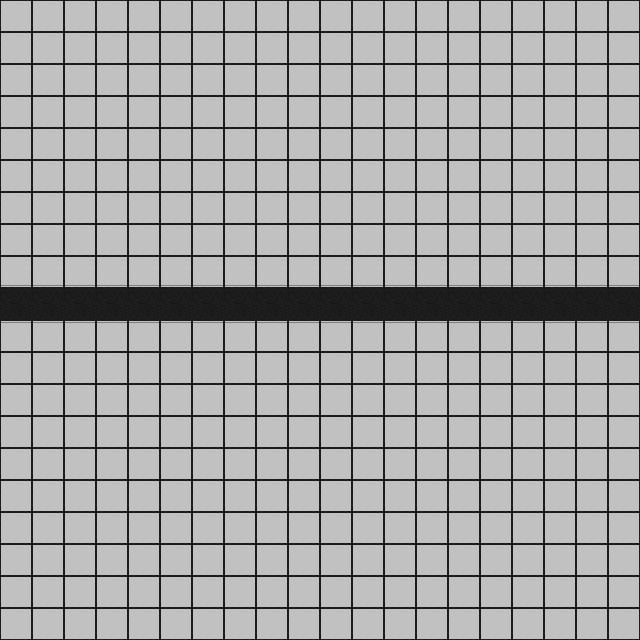

The image is a tile-based game level rendered from a .tmx file. Its description and complete source (layers, tilesets, objects, tile grids) follow:
An orthogonal 20x20 tile map with 32x32 px tiles, 1 tile layer (Tile Layer 1) and 1 object (car).

<map version="1.10" tiledversion="1.10.2" orientation="orthogonal" renderorder="right-down" width="20" height="20" tilewidth="32" tileheight="32" infinite="0" nextlayerid="3" nextobjectid="3">
 <tileset firstgid="1" source="str.tsx" />
 <layer id="1" name="Tile Layer 1" width="20" height="20">
  <data encoding="csv">
49,49,49,49,49,49,49,49,49,49,49,49,49,49,49,49,49,49,49,49,
49,49,49,49,49,49,49,49,49,49,49,49,49,49,49,49,49,49,49,49,
49,49,49,49,49,49,49,49,49,49,49,49,49,49,49,49,49,49,49,49,
49,49,49,49,49,49,49,49,49,49,49,49,49,49,49,49,49,49,49,49,
49,49,49,49,49,49,49,49,49,49,49,49,49,49,49,49,49,49,49,49,
49,49,49,49,49,49,49,49,49,49,49,49,49,49,49,49,49,49,49,49,
49,49,49,49,49,49,49,49,49,49,49,49,49,49,49,49,49,49,49,49,
49,49,49,49,49,49,49,49,49,49,49,49,49,49,49,49,49,49,49,49,
8,8,8,8,8,8,8,8,8,8,8,8,8,8,8,8,8,8,8,8,
25,25,25,25,25,25,25,25,25,25,25,25,25,25,25,25,25,25,25,25,
36,36,36,36,36,36,36,36,36,36,36,36,36,36,36,36,36,36,36,36,
49,49,49,49,49,49,49,49,49,49,49,49,49,49,49,49,49,49,49,49,
49,49,49,49,49,49,49,49,49,49,49,49,49,49,49,49,49,49,49,49,
49,49,49,49,49,49,49,49,49,49,49,49,49,49,49,49,49,49,49,49,
49,49,49,49,49,49,49,49,49,49,49,49,49,49,49,49,49,49,49,49,
49,49,49,49,49,49,49,49,49,49,49,49,49,49,49,49,49,49,49,49,
49,49,49,49,49,49,49,49,49,49,49,49,49,49,49,49,49,49,49,49,
49,49,49,49,49,49,49,49,49,49,49,49,49,49,49,49,49,49,49,49,
49,49,49,49,49,49,49,49,49,49,49,49,49,49,49,49,49,49,49,49,
49,49,49,49,49,49,49,49,49,49,49,49,49,49,49,49,49,49,49,49
</data>
 </layer>
 <objectgroup id="2" name="cars" visible="0">
  <object id="1" name="1" type="car" x="96.1906" y="289.139" width="30" height="30">
   <properties>
    <property name="action" value="forward" />
    <property name="orientation" value="right" />
   </properties>
  </object>
 </objectgroup>
</map>
